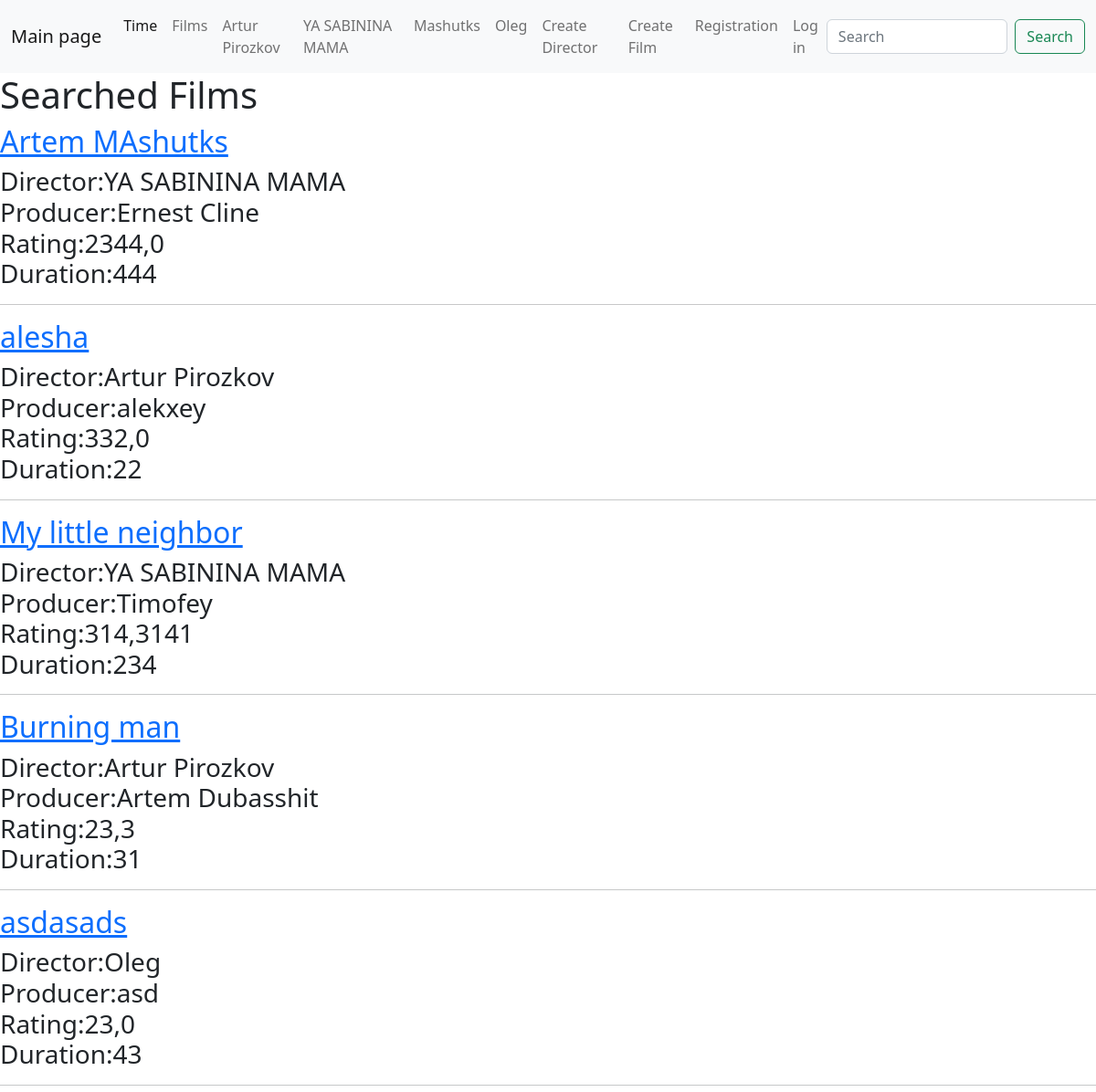
/search/ (upper part), run on an earlier commit of the app's database.
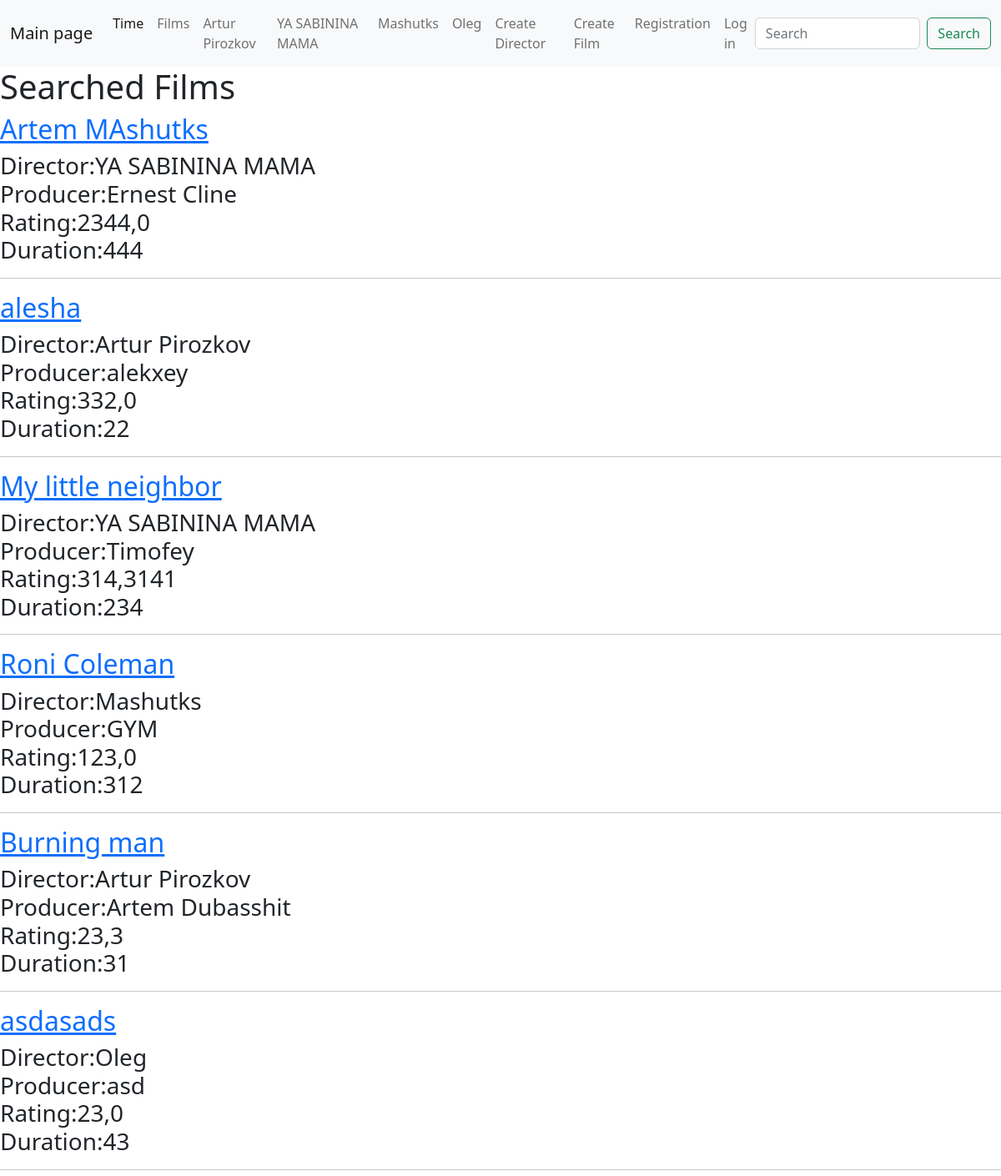
And on a later commit of the database.
### main/models.py (models this page shows, shortened)
class Director(models.Model):
    class Meta:
        verbose_name = 'Режиссерa'
        verbose_name_plural = 'Режиссеры'
    name = models.CharField(max_length=70, verbose_name='Режиссер')
    def __str__(self):        return self.name

class Films(models.Model):
    class Meta:
        verbose_name = 'Фильм'
        verbose_name_plural = 'Фильмы'
        ordering = ['-rating', 'title']
    director = models.ForeignKey(Director, on_delete=models.PROTECT,
                                 related_name="director" , null=True,
                                 verbose_name='Режиссёр')
    title = models.CharField(max_length=250 ,
                             verbose_name='Название')
    producer = models.CharField(max_length=250,
                                verbose_name='Продюссер')
    rating = models.FloatField(verbose_name='Рейтинг')
    duration = models.IntegerField(verbose_name='Длительность')
    created = models.DateTimeField(auto_now_add=True, null=True,
                                   verbose_name='Дата создания')
    updated = models.DateTimeField(auto_now=True, null=True,
                                   verbose_name='Дата обновления')

### main/views.py (the view)
# urls.py: path('search/' , views.search_view),
def search_view(request):
    search_word = request.GET.get('search_word', '')
    context = {
        'films' : Films.objects.filter(title__icontains=search_word),
        'search_word' : search_word,
        'directors': Director.objects.all()
    }
    return render(request , 'search.html' , context=context)

### templates/search.html
{% extends 'lay_out.html' %}
{% load static %}
{% block content %}
<h1>Searched Films</h1>
{% for film in films  %}
    <h2>
        <a href="/films/{{film.id}}/">{{ film.title }}</a></h2>
    <h3>Director:{{ film.director }}<br>
        Producer:{{ film.producer }}<br>
    Rating:{{ film.rating}}<br>
    Duration:{{ film.duration }}</h3>
    <hr>
{% endfor %}
{% endblock %}

### templates/lay_out.html (shortened to what this page needs)
<!DOCTYPE html>
<html lang="en">
<head>
    <link href="https://cdn.jsdelivr.net/npm/bootstrap@5.2.2/dist/css/bootstrap.min.css" rel="stylesheet">
</head>
<body>
<nav class="navbar navbar-expand-lg bg-light">
  <div class="container-fluid">
    <a class="navbar-brand" href="/main/">Main page</a>
    <div class="collapse navbar-collapse" id="navbarSupportedContent">
      <ul class="navbar-nav me-auto mb-2 mb-lg-0">
        <li class="nav-item">
          <a class="nav-link active" aria-current="page" href="/date_now/">Time</a>
        </li>
        <li class="nav-item">
          <a class="nav-link" href="/films/">Films</a>
        </li>
           {% for dir in directors %}
                    <li class="nav-item">
                        <a class="nav-link" href="/director/{{dir.id}}/films">
                            {{ dir.name }}</a>
                    </li>
          {% endfor %}
      <li class="nav-item">
            <a class="nav-link" href="/director/create/">Create Director</a>
        </li>
        <li class="nav-item">
            <a class="nav-link" href="/films/create/">Create Film</a>
        </li>
        <li class="nav-item">
            <a class="nav-link" href="/register/">Registration</a>
        </li>
        {% if user.is_anonymous%}
            <li class="nav-item">
            <a class="nav-link" href="/login/">Log in</a>
        </li>
            {% else %}
            <a class="nav-link" href="/logout/">Log out {{ user.username }}</a>
        {% endif %}
      </ul>
      <form class="d-flex" role="search" method="get" action="/search/">
        <input class="form-control me-2" type="search" placeholder="Search"
               name="search_word"
               aria-label="Search" value="{{ search_word }}">
        <button class="btn btn-outline-success" type="submit">Search</button>
      </form>
    </div>
  </div>
</nav>
{% block content %}
{% endblock %}
</body>
</html>

What changed in the data, as far as the page shows it:
added Films: title "Roni Coleman", director "Mashutks", producer "GYM", rating "123,0", duration "312"
